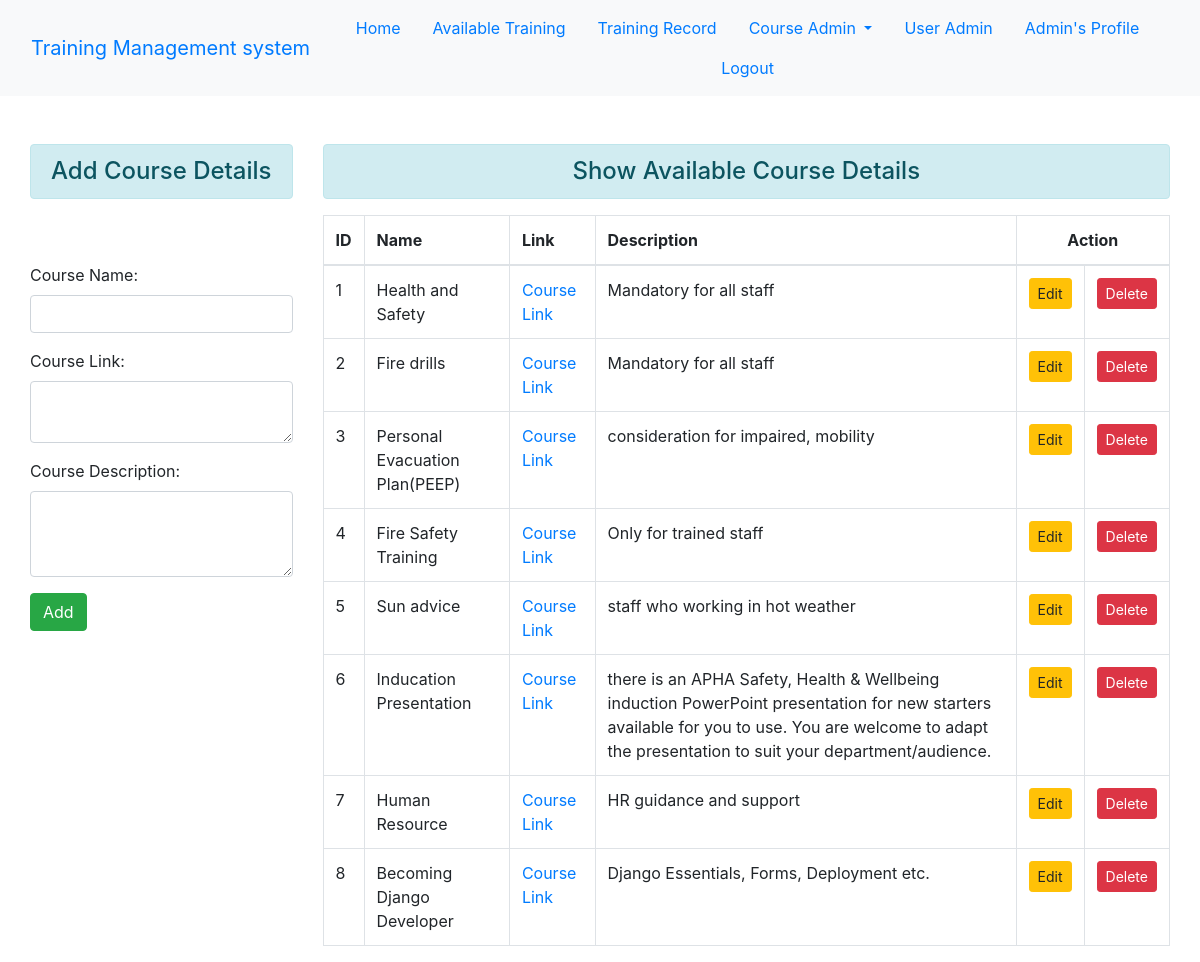
Page /course/add_details/ (signed in) on the earlier database version.
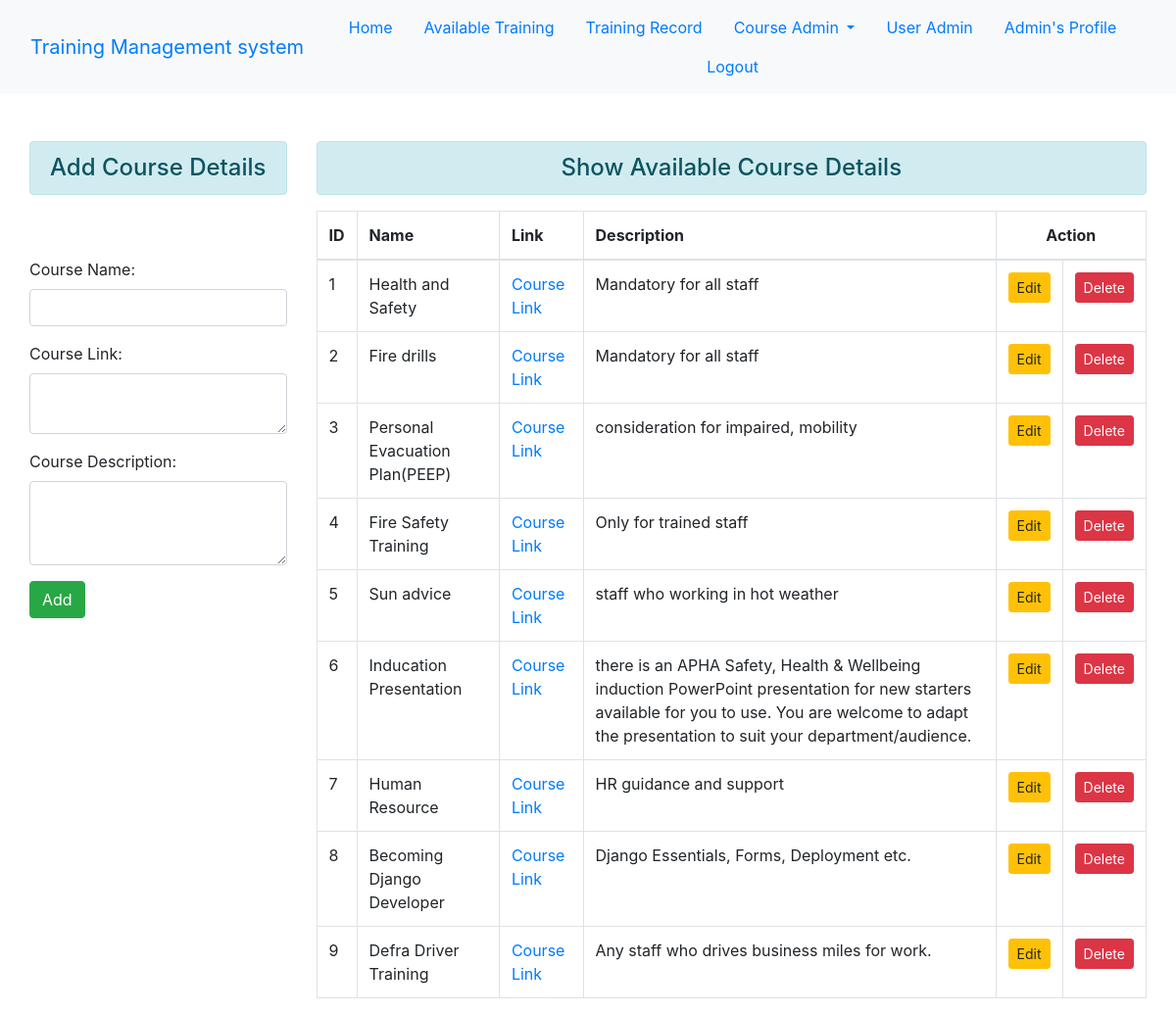
Same page on the later database version.
### courseapp/models.py (models this page shows, shortened)
class CourseDetails(models.Model):
    course_name = models.CharField(max_length=100, unique=True, blank=False)
    course_link = models.URLField(verbose_name="Course Link", max_length=1000, unique=True, blank=False)
    course_desc = models.TextField(blank=True)

### courseapp/views.py (the view)
# urls.py: path('add_details/', views.add_course, name='add_details'),
@user_passes_test(lambda user: user.is_superuser)
def add_course(request):
    if request.method == 'POST':
        fm = CourseDetailsForm(request.POST)
        if fm.is_valid():
            fm.save()
            fm = CourseDetailsForm()
            messages.success(request, 'Course Successfully Added!!')
    else:
        fm = CourseDetailsForm()
    courses = CourseDetails.objects.all()
    return render(request, 'courseapp/add_details.html', {'form':fm, 'courses':courses})

### courseapp/forms.py
class CourseDetailsForm(forms.ModelForm):
    class Meta:
        model = models.CourseDetails
        fields = "__all__"
        labels = { 'course_name': 'Course Name', 'course_link': 'Course Link', 'course_desc':'Course Description'}
        widgets = { 'course_name': forms.TextInput(attrs={'class':'form-control'}),
                   'course_link': forms.Textarea(attrs={'rows':2, 'class':'form-control'}),
                   'course_desc': forms.Textarea(attrs={'rows':3, 'class':'form-control'})}

### courseapp/templates/courseapp/add_details.html (shortened to what this page needs)
{% extends 'enrollapp/base.html' %}
{% block content %}
<div class="row">
    <div class="col-sm-3 ">
        <h4 class="text-center alert alert-info"> Add Course Details </h4>
        <br/>
        <br>
        <form action="" method = "POST">
            {{ form.as_p }}
            <input type="submit" class="btn btn-success" value="Add">
        </form>
    </div>
    <div class="col-sm-9">
        <h4 class="text-center alert alert-info"> Show Available Course Details </h4>
        {% if courses %}
            <table class="table table-hover table-bordered">
                <thead>
                    <tr>
                        <th scope="col">ID</th>
                        <th scope="col">Name</th>
                        <th scope="col">Link</th>
                        <th scope="col">Description</th>
                        <th scope="col" colspan="2" style="text-align:center">Action</th>
                    </tr>
                </thead>
                <tbody>
                    {% for course in courses %}
                        <tr>
                            <td scope="row">{{course.id}}</td>
                            <td>{{course.course_name}} </td>
                            <td><a href="{{course.course_link}}" target="_blank">Course Link</a></td>
                            <td>{{course.course_desc}}</td>
                            <td>
                                <a href="{% url 'update_course' course.id %}" class="btn btn-warning btn-sm">Edit</a>
                            </td>
                            <td>
                                <form action="{% url 'delete_course' course.id %}" method="post" class="d-inline">
                                    <input type="submit" class="btn btn-danger btn-sm" onclick='confirm("Are you sure to delete this record?")' value="Delete">
                                </form>
                            </td>
                        </tr>
                    {% endfor %}
                </tbody>
          </table>
        {%else%}
            <h4 class="text-center alert alert-warning"> No Records</h4>
        {% endif %}
    </div>
</div>
{% endblock content %}

Differences in the rows shown:
added CourseDetails: id "9", course_name "Defra Driver Training", course_desc "Any staff who drives business miles for work."
